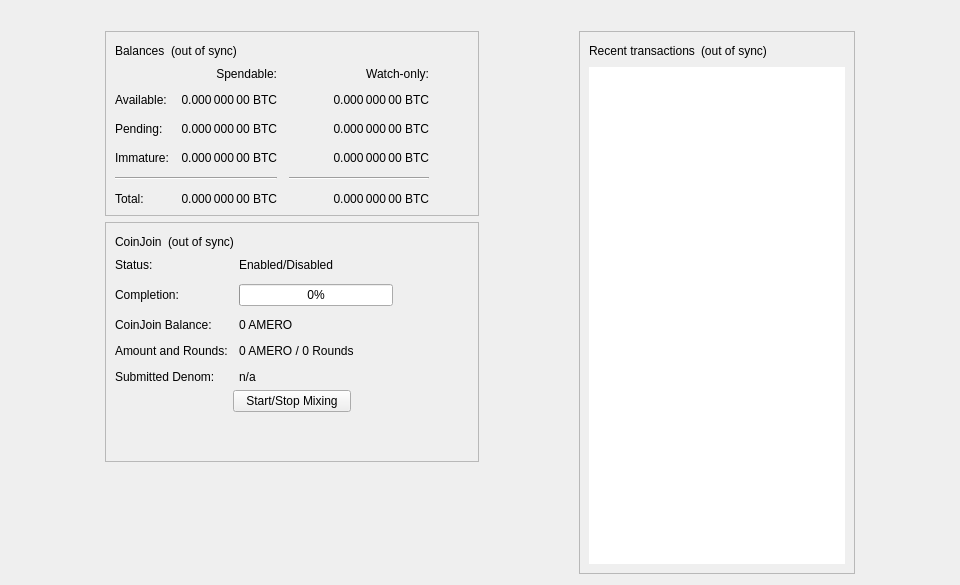
<?xml version="1.0" encoding="UTF-8"?>
<ui version="4.0">
 <class>OverviewPage</class>
 <widget class="QWidget" name="OverviewPage">
  <property name="geometry">
   <rect>
    <x>0</x>
    <y>0</y>
    <width>960</width>
    <height>585</height>
   </rect>
  </property>
  <property name="minimumSize">
   <size>
    <width>960</width>
    <height>0</height>
   </size>
  </property>
  <property name="windowTitle">
   <string>Form</string>
  </property>
  <layout class="QVBoxLayout" name="topLayout">
   <item>
    <widget class="QLabel" name="labelAlerts">
     <property name="visible">
      <bool>false</bool>
     </property>
     <property name="wordWrap">
      <bool>true</bool>
     </property>
     <property name="margin">
      <number>3</number>
     </property>
     <property name="textInteractionFlags">
      <set>Qt::TextSelectableByMouse</set>
     </property>
    </widget>
   </item>
   <item>
    <layout class="QHBoxLayout" name="horizontalLayout" stretch="1,0,1,0,1">
     <item>
      <spacer name="horizontalSpacerLeft">
       <property name="orientation">
        <enum>Qt::Horizontal</enum>
       </property>
       <property name="sizeType">
        <enum>QSizePolicy::Preferred</enum>
       </property>
       <property name="sizeHint" stdset="0">
        <size>
         <width>10</width>
         <height>20</height>
        </size>
       </property>
      </spacer>
     </item>
     <item>
      <layout class="QVBoxLayout" name="verticalLayout_2">
       <item>
        <widget class="QFrame" name="frame">
         <property name="frameShape">
          <enum>QFrame::StyledPanel</enum>
         </property>
         <property name="frameShadow">
          <enum>QFrame::Raised</enum>
         </property>
         <layout class="QVBoxLayout" name="verticalLayout_4">
          <item>
           <layout class="QHBoxLayout" name="horizontalLayout_4">
            <item>
             <widget class="QLabel" name="label_5">
              <property name="text">
               <string>Balances</string>
              </property>
             </widget>
            </item>
            <item>
             <widget class="QLabel" name="labelWalletStatus">
              <property name="toolTip">
               <string>The displayed information may be out of date. Your wallet automatically synchronizes with the Amero network after a connection is established, but this process has not completed yet.</string>
              </property>
              <property name="text">
               <string notr="true">(out of sync)</string>
              </property>
              <property name="alignment">
               <set>Qt::AlignLeading|Qt::AlignLeft|Qt::AlignVCenter</set>
              </property>
             </widget>
            </item>
            <item>
             <spacer name="horizontalSpacer_3">
              <property name="orientation">
               <enum>Qt::Horizontal</enum>
              </property>
              <property name="sizeHint" stdset="0">
               <size>
                <width>40</width>
                <height>20</height>
               </size>
              </property>
             </spacer>
            </item>
           </layout>
          </item>
          <item>
           <layout class="QGridLayout" name="gridLayout">
            <property name="spacing">
             <number>12</number>
            </property>
            <item row="2" column="2">
             <widget class="QLabel" name="labelWatchPending">
              <property name="cursor">
               <cursorShape>IBeamCursor</cursorShape>
              </property>
              <property name="toolTip">
               <string>Unconfirmed transactions to watch-only addresses</string>
              </property>
              <property name="text">
               <string notr="true">0.000 000 00 BTC</string>
              </property>
              <property name="alignment">
               <set>Qt::AlignRight|Qt::AlignTrailing|Qt::AlignVCenter</set>
              </property>
              <property name="textInteractionFlags">
               <set>Qt::LinksAccessibleByMouse|Qt::TextSelectableByKeyboard|Qt::TextSelectableByMouse</set>
              </property>
             </widget>
            </item>
            <item row="2" column="1">
             <widget class="QLabel" name="labelUnconfirmed">
              <property name="cursor">
               <cursorShape>IBeamCursor</cursorShape>
              </property>
              <property name="toolTip">
               <string>Total of transactions that have yet to be confirmed, and do not yet count toward the spendable balance</string>
              </property>
              <property name="text">
               <string notr="true">0.000 000 00 BTC</string>
              </property>
              <property name="alignment">
               <set>Qt::AlignRight|Qt::AlignTrailing|Qt::AlignVCenter</set>
              </property>
              <property name="textInteractionFlags">
               <set>Qt::LinksAccessibleByMouse|Qt::TextSelectableByKeyboard|Qt::TextSelectableByMouse</set>
              </property>
             </widget>
            </item>
            <item row="3" column="2">
             <widget class="QLabel" name="labelWatchImmature">
              <property name="cursor">
               <cursorShape>IBeamCursor</cursorShape>
              </property>
              <property name="toolTip">
               <string>Mined balance in watch-only addresses that has not yet matured</string>
              </property>
              <property name="text">
               <string notr="true">0.000 000 00 BTC</string>
              </property>
              <property name="alignment">
               <set>Qt::AlignRight|Qt::AlignTrailing|Qt::AlignVCenter</set>
              </property>
              <property name="textInteractionFlags">
               <set>Qt::LinksAccessibleByMouse|Qt::TextSelectableByKeyboard|Qt::TextSelectableByMouse</set>
              </property>
             </widget>
            </item>
            <item row="4" column="0" colspan="2">
             <widget class="Line" name="lineSpendableBalance">
              <property name="orientation">
               <enum>Qt::Horizontal</enum>
              </property>
             </widget>
            </item>
            <item row="4" column="2">
             <widget class="Line" name="lineWatchBalance">
              <property name="sizePolicy">
               <sizepolicy hsizetype="Preferred" vsizetype="Fixed">
                <horstretch>0</horstretch>
                <verstretch>0</verstretch>
               </sizepolicy>
              </property>
              <property name="minimumSize">
               <size>
                <width>140</width>
                <height>0</height>
               </size>
              </property>
              <property name="orientation">
               <enum>Qt::Horizontal</enum>
              </property>
             </widget>
            </item>
            <item row="5" column="0">
             <widget class="QLabel" name="labelTotalText">
              <property name="text">
               <string>Total:</string>
              </property>
             </widget>
            </item>
            <item row="3" column="1">
             <widget class="QLabel" name="labelImmature">
              <property name="cursor">
               <cursorShape>IBeamCursor</cursorShape>
              </property>
              <property name="toolTip">
               <string>Mined balance that has not yet matured</string>
              </property>
              <property name="text">
               <string notr="true">0.000 000 00 BTC</string>
              </property>
              <property name="alignment">
               <set>Qt::AlignRight|Qt::AlignTrailing|Qt::AlignVCenter</set>
              </property>
              <property name="textInteractionFlags">
               <set>Qt::LinksAccessibleByMouse|Qt::TextSelectableByKeyboard|Qt::TextSelectableByMouse</set>
              </property>
             </widget>
            </item>
            <item row="2" column="3">
             <spacer name="horizontalSpacer_2">
              <property name="orientation">
               <enum>Qt::Horizontal</enum>
              </property>
              <property name="sizeHint" stdset="0">
               <size>
                <width>40</width>
                <height>20</height>
               </size>
              </property>
             </spacer>
            </item>
            <item row="3" column="0">
             <widget class="QLabel" name="labelImmatureText">
              <property name="text">
               <string>Immature:</string>
              </property>
             </widget>
            </item>
            <item row="5" column="1">
             <widget class="QLabel" name="labelTotal">
              <property name="cursor">
               <cursorShape>IBeamCursor</cursorShape>
              </property>
              <property name="toolTip">
               <string>Your current total balance</string>
              </property>
              <property name="text">
               <string notr="true">0.000 000 00 BTC</string>
              </property>
              <property name="alignment">
               <set>Qt::AlignRight|Qt::AlignTrailing|Qt::AlignVCenter</set>
              </property>
              <property name="textInteractionFlags">
               <set>Qt::LinksAccessibleByMouse|Qt::TextSelectableByKeyboard|Qt::TextSelectableByMouse</set>
              </property>
             </widget>
            </item>
            <item row="5" column="2">
             <widget class="QLabel" name="labelWatchTotal">
              <property name="cursor">
               <cursorShape>IBeamCursor</cursorShape>
              </property>
              <property name="toolTip">
               <string>Current total balance in watch-only addresses</string>
              </property>
              <property name="text">
               <string notr="true">0.000 000 00 BTC</string>
              </property>
              <property name="alignment">
               <set>Qt::AlignRight|Qt::AlignTrailing|Qt::AlignVCenter</set>
              </property>
              <property name="textInteractionFlags">
               <set>Qt::LinksAccessibleByMouse|Qt::TextSelectableByKeyboard|Qt::TextSelectableByMouse</set>
              </property>
             </widget>
            </item>
            <item row="0" column="2">
             <widget class="QLabel" name="labelWatchonly">
              <property name="text">
               <string>Watch-only:</string>
              </property>
              <property name="alignment">
               <set>Qt::AlignRight|Qt::AlignTrailing|Qt::AlignVCenter</set>
              </property>
             </widget>
            </item>
            <item row="1" column="0">
             <widget class="QLabel" name="labelBalanceText">
              <property name="text">
               <string>Available:</string>
              </property>
             </widget>
            </item>
            <item row="1" column="1">
             <widget class="QLabel" name="labelBalance">
              <property name="cursor">
               <cursorShape>IBeamCursor</cursorShape>
              </property>
              <property name="toolTip">
               <string>Your current spendable balance</string>
              </property>
              <property name="text">
               <string notr="true">0.000 000 00 BTC</string>
              </property>
              <property name="alignment">
               <set>Qt::AlignRight|Qt::AlignTrailing|Qt::AlignVCenter</set>
              </property>
              <property name="textInteractionFlags">
               <set>Qt::LinksAccessibleByMouse|Qt::TextSelectableByKeyboard|Qt::TextSelectableByMouse</set>
              </property>
             </widget>
            </item>
            <item row="1" column="2">
             <widget class="QLabel" name="labelWatchAvailable">
              <property name="cursor">
               <cursorShape>IBeamCursor</cursorShape>
              </property>
              <property name="toolTip">
               <string>Your current balance in watch-only addresses</string>
              </property>
              <property name="text">
               <string notr="true">0.000 000 00 BTC</string>
              </property>
              <property name="alignment">
               <set>Qt::AlignRight|Qt::AlignTrailing|Qt::AlignVCenter</set>
              </property>
              <property name="textInteractionFlags">
               <set>Qt::LinksAccessibleByMouse|Qt::TextSelectableByKeyboard|Qt::TextSelectableByMouse</set>
              </property>
             </widget>
            </item>
            <item row="2" column="0">
             <widget class="QLabel" name="labelPendingText">
              <property name="text">
               <string>Pending:</string>
              </property>
             </widget>
            </item>
            <item row="0" column="1">
             <widget class="QLabel" name="labelSpendable">
              <property name="text">
               <string>Spendable:</string>
              </property>
              <property name="alignment">
               <set>Qt::AlignRight|Qt::AlignTrailing|Qt::AlignVCenter</set>
              </property>
             </widget>
            </item>
           </layout>
          </item>
         </layout>
        </widget>
       </item>
       <item>
        <widget class="QFrame" name="frameCoinJoin">
         <property name="layoutDirection">
          <enum>Qt::LeftToRight</enum>
         </property>
         <property name="frameShape">
          <enum>QFrame::StyledPanel</enum>
         </property>
         <property name="frameShadow">
          <enum>QFrame::Raised</enum>
         </property>
         <layout class="QVBoxLayout" name="VerticalLayout_PS1">
          <item>
           <layout class="QHBoxLayout" name="horizontalLayout_5">
            <item>
             <widget class="QLabel" name="labelCoinJoinHeader">
              <property name="text">
               <string notr="true">CoinJoin</string>
              </property>
             </widget>
            </item>
            <item>
             <widget class="QLabel" name="labelCoinJoinSyncStatus">
              <property name="toolTip">
               <string>The displayed information may be out of date. Your wallet automatically synchronizes with the Amero network after a connection is established, but this process has not completed yet.</string>
              </property>
              <property name="text">
               <string notr="true">(out of sync)</string>
              </property>
              <property name="alignment">
               <set>Qt::AlignLeading|Qt::AlignLeft|Qt::AlignVCenter</set>
              </property>
             </widget>
            </item>
            <item>
             <spacer name="horizontalSpacer_4">
              <property name="orientation">
               <enum>Qt::Horizontal</enum>
              </property>
              <property name="sizeHint" stdset="0">
               <size>
                <width>40</width>
                <height>20</height>
               </size>
              </property>
             </spacer>
            </item>
           </layout>
          </item>
          <item>
           <layout class="QFormLayout" name="coinJoinFormLayout">
            <property name="fieldGrowthPolicy">
             <enum>QFormLayout::AllNonFixedFieldsGrow</enum>
            </property>
            <property name="horizontalSpacing">
             <number>11</number>
            </property>
            <property name="verticalSpacing">
             <number>12</number>
            </property>
            <item row="0" column="0">
             <widget class="QLabel" name="labelCoinJoinEnabledText">
              <property name="text">
               <string>Status:</string>
              </property>
             </widget>
            </item>
            <item row="0" column="1">
             <widget class="QLabel" name="labelCoinJoinEnabled">
              <property name="text">
               <string>Enabled/Disabled</string>
              </property>
             </widget>
            </item>
            <item row="1" column="0">
             <widget class="QLabel" name="labelCompletitionText">
              <property name="text">
               <string>Completion:</string>
              </property>
             </widget>
            </item>
            <item row="1" column="1">
             <widget class="QProgressBar" name="coinJoinProgress">
              <property name="maximumSize">
               <size>
                <width>154</width>
                <height>16777215</height>
               </size>
              </property>
              <property name="value">
               <number>0</number>
              </property>
             </widget>
            </item>
            <item row="2" column="0">
             <widget class="QLabel" name="labelAnonymizedText">
              <property name="text">
               <string notr="true">CoinJoin Balance:</string>
              </property>
             </widget>
            </item>
            <item row="2" column="1">
             <widget class="QLabel" name="labelAnonymized">
              <property name="text">
               <string notr="true">0 AMERO</string>
              </property>
             </widget>
            </item>
            <item row="3" column="0">
             <widget class="QLabel" name="labelAmountAndRoundsText">
              <property name="text">
               <string>Amount and Rounds:</string>
              </property>
             </widget>
            </item>
            <item row="3" column="1">
             <widget class="QLabel" name="labelAmountRounds">
              <property name="text">
               <string>0 AMERO / 0 Rounds</string>
              </property>
             </widget>
            </item>
            <item row="4" column="0">
             <widget class="QLabel" name="labelSubmittedDenomText">
              <property name="text">
               <string>Submitted Denom:</string>
              </property>
             </widget>
            </item>
            <item row="4" column="1">
             <widget class="QLabel" name="labelSubmittedDenom">
              <property name="toolTip">
               <string>The denominations you submitted to the Masternode.&lt;br&gt;To mix, other users must submit the exact same denominations.</string>
              </property>
              <property name="text">
               <string>n/a</string>
              </property>
              <property name="wordWrap">
               <bool>true</bool>
              </property>
             </widget>
            </item>
           </layout>
          </item>
          <item>
           <layout class="QVBoxLayout" name="VerticalLayout_PS">
            <item>
             <layout class="QHBoxLayout" name="horizontalLayout_3">
              <property name="topMargin">
               <number>0</number>
              </property>
              <item>
               <spacer name="horizontalSpacer_5">
                <property name="orientation">
                 <enum>Qt::Horizontal</enum>
                </property>
                <property name="sizeHint" stdset="0">
                 <size>
                  <width>40</width>
                  <height>20</height>
                 </size>
                </property>
               </spacer>
              </item>
              <item>
               <widget class="QPushButton" name="toggleCoinJoin">
                <property name="sizePolicy">
                 <sizepolicy hsizetype="MinimumExpanding" vsizetype="Fixed">
                  <horstretch>0</horstretch>
                  <verstretch>0</verstretch>
                 </sizepolicy>
                </property>
                <property name="text">
                 <string>Start/Stop Mixing</string>
                </property>
               </widget>
              </item>
              <item>
               <spacer name="horizontalSpacer_6">
                <property name="orientation">
                 <enum>Qt::Horizontal</enum>
                </property>
                <property name="sizeHint" stdset="0">
                 <size>
                  <width>40</width>
                  <height>20</height>
                 </size>
                </property>
               </spacer>
              </item>
             </layout>
            </item>
            <item>
             <spacer name="verticalSpacer_3">
              <property name="orientation">
               <enum>Qt::Vertical</enum>
              </property>
              <property name="sizeHint" stdset="0">
               <size>
                <width>20</width>
                <height>40</height>
               </size>
              </property>
             </spacer>
            </item>
           </layout>
          </item>
         </layout>
        </widget>
       </item>
       <item>
        <spacer name="verticalSpacer">
         <property name="orientation">
          <enum>Qt::Vertical</enum>
         </property>
         <property name="sizeHint" stdset="0">
          <size>
           <width>20</width>
           <height>40</height>
          </size>
         </property>
        </spacer>
       </item>
      </layout>
     </item>
     <item>
      <spacer name="horizontalSpacerCenter">
       <property name="orientation">
        <enum>Qt::Horizontal</enum>
       </property>
       <property name="sizeHint" stdset="0">
        <size>
         <width>10</width>
         <height>20</height>
        </size>
       </property>
      </spacer>
     </item>
     <item>
      <layout class="QVBoxLayout" name="verticalLayout_3">
       <item>
        <widget class="QFrame" name="frame_2">
         <property name="frameShape">
          <enum>QFrame::StyledPanel</enum>
         </property>
         <property name="frameShadow">
          <enum>QFrame::Raised</enum>
         </property>
         <layout class="QVBoxLayout" name="verticalLayout">
          <item>
           <layout class="QHBoxLayout" name="horizontalLayout_2">
            <item>
             <widget class="QLabel" name="label_4">
              <property name="text">
               <string>Recent transactions</string>
              </property>
             </widget>
            </item>
            <item>
             <widget class="QLabel" name="labelTransactionsStatus">
              <property name="toolTip">
               <string>The displayed information may be out of date. Your wallet automatically synchronizes with the Amero network after a connection is established, but this process has not completed yet.</string>
              </property>
              <property name="text">
               <string notr="true">(out of sync)</string>
              </property>
              <property name="alignment">
               <set>Qt::AlignLeading|Qt::AlignLeft|Qt::AlignVCenter</set>
              </property>
             </widget>
            </item>
            <item>
             <spacer name="horizontalSpacer">
              <property name="orientation">
               <enum>Qt::Horizontal</enum>
              </property>
              <property name="sizeHint" stdset="0">
               <size>
                <width>40</width>
                <height>20</height>
               </size>
              </property>
             </spacer>
            </item>
           </layout>
          </item>
          <item>
           <widget class="QListView" name="listTransactions">
            <property name="frameShape">
             <enum>QFrame::NoFrame</enum>
            </property>
            <property name="verticalScrollBarPolicy">
             <enum>Qt::ScrollBarAlwaysOff</enum>
            </property>
            <property name="horizontalScrollBarPolicy">
             <enum>Qt::ScrollBarAlwaysOff</enum>
            </property>
            <property name="selectionMode">
             <enum>QAbstractItemView::NoSelection</enum>
            </property>
           </widget>
          </item>
         </layout>
        </widget>
       </item>
      </layout>
     </item>
     <item>
      <spacer name="horizontalSpacerRight">
       <property name="orientation">
        <enum>Qt::Horizontal</enum>
       </property>
       <property name="sizeType">
        <enum>QSizePolicy::Preferred</enum>
       </property>
       <property name="sizeHint" stdset="0">
        <size>
         <width>10</width>
         <height>20</height>
        </size>
       </property>
      </spacer>
     </item>
    </layout>
   </item>
  </layout>
 </widget>
 <resources/>
 <connections/>
</ui>
